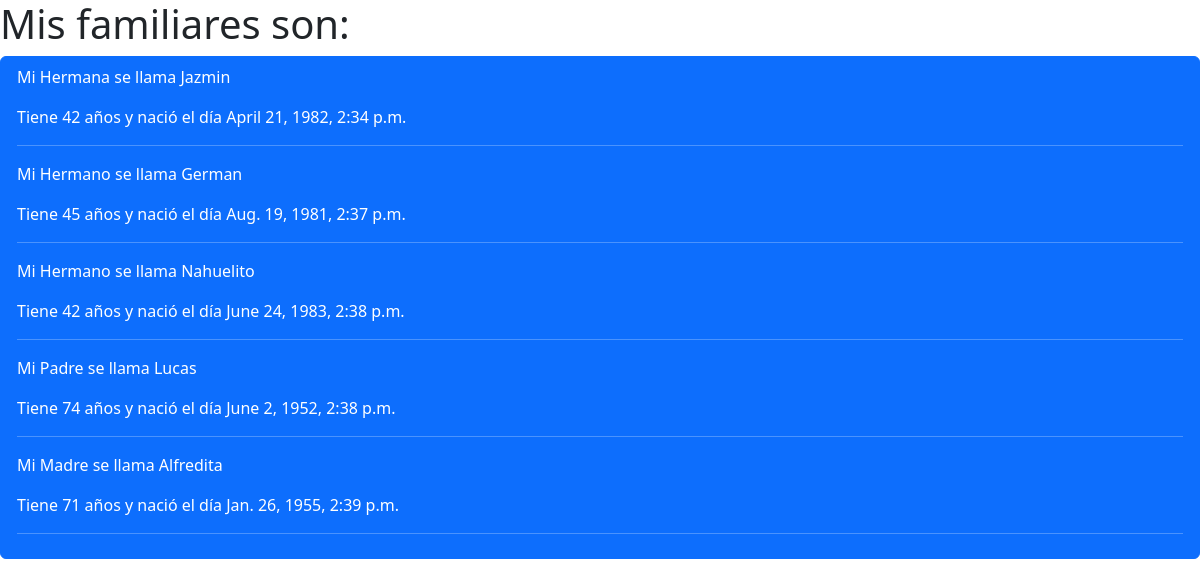
The page / on the database its author committed.
### primer_MVT/models.py (models this page shows, shortened)
class Familiar(models.Model):
    nombre = models.CharField(max_length=30)
    parentezco = models.CharField(max_length=30)
    edad = models.IntegerField()
    fecha_nacimiento = models.DateTimeField()

### primer_MVT/views.py (the view)
# urls.py: 2. Add a URL to urlpatterns:  path('', views.home, name='home')
def home(request):
    familiares = Familiar.objects.all()
    context = {'familiares': familiares}
    return render(request, 'home.html', context=context)

### primer_MVT/templates/home.html (shortened to what this page needs)
<!DOCTYPE html>
<html lang="en">
<link href="https://cdn.jsdelivr.net/npm/bootstrap@5.2.2/dist/css/bootstrap.min.css" rel="stylesheet">
<head>
</head>
<body>
    <h1>Mis familiares son:</h1>
    <div class="list-group">
        <a href="#" class="list-group-item list-group-item-action active">
            {% if familiares %}
                {% for familiar in familiares %}
                    <p>Mi {{ familiar.parentezco }} se llama {{ familiar.nombre }}</p>
                    <p>Tiene {{ familiar.edad }} años y nació el día {{ familiar.fecha_nacimiento }}</p>
                    <hr>
                {% endfor %}
            {% else %}
            <p>Todavía no hay familiares cargados en la base de datos.</p>
            {% endif %}
        </a>
    </div>
</body>
</html>

### rows shown on the page
Familiar: parentezco "Hermana", nombre "Jazmin", edad "42", fecha_nacimiento "April 21, 1982, 2:34 p.m."
Familiar: parentezco "Hermano", nombre "German", edad "45", fecha_nacimiento "Aug. 19, 1981, 2:37 p.m."
Familiar: parentezco "Hermano", nombre "Nahuelito", edad "42", fecha_nacimiento "June 24, 1983, 2:38 p.m."
Familiar: parentezco "Padre", nombre "Lucas", edad "74", fecha_nacimiento "June 2, 1952, 2:38 p.m."
Familiar: parentezco "Madre", nombre "Alfredita", edad "71", fecha_nacimiento "Jan. 26, 1955, 2:39 p.m."
